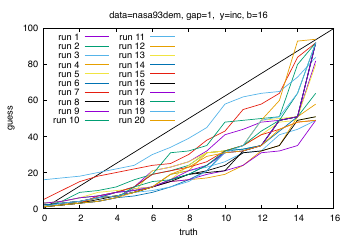

The gnuplot source for this figure:
set yrange [0 : 100]
set key top left
set xlabel "truth"
set ylabel "guess"
#set terminal pdf color
set terminal pdf color font "cmr,10" size 3.5in,2.4in
set title "data=nasa93dem, gap=1,  y=inc, b=16"
set arrow 1 from graph 0,0 to 16,100 nohead
set output "nasa93dem_g1_yinc_b16.pdf
plot for [i=1:*] "force.dat" using 0:i with lines title 'run '.i
